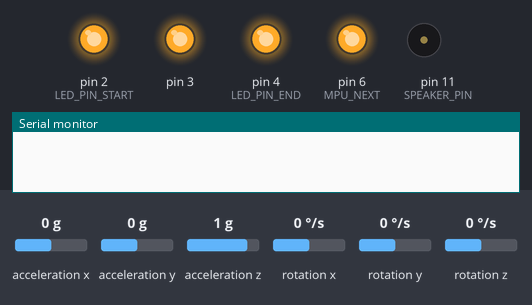
A sketch run on a simulated Arduino Uno, built with avr-gcc and run on an emulated ATmega328P. Parts: output pins drawn as LEDs (lit = HIGH), buzzer (waves = sounding), the last lines printed to the serial monitor. Wiring (inferred from the names in the program): MPU-6050 motion sensor at I2C address 0x68. The inputs (shaded band) are chosen by the test bench; at power-on: rotation y 0 °/s, rotation x 0 °/s, acceleration x 0 g, acceleration y 0 g, acceleration z 1 g, rotation z 0 °/s. Random numbers use the default seed unless the sketch sets one; the audio player accepts every command and is not drawn.

Above: at 1.7 s.
1.8 s: rotation y set to -19 °/s
3.3 s: rotation y set to -25 °/s
At 3.46 s:
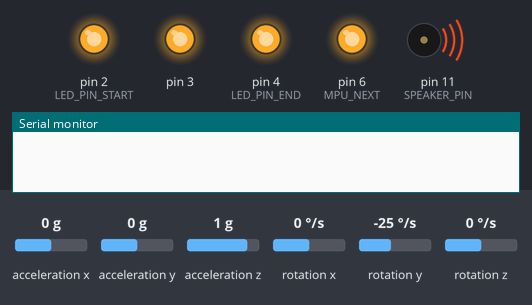
At 4.06 s:
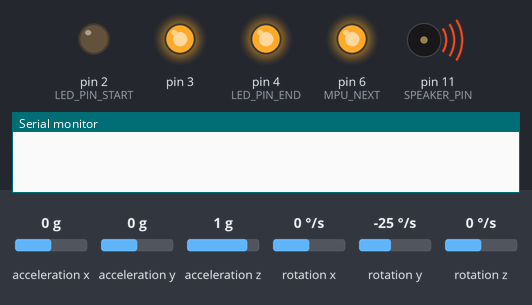
6.3 s: rotation x set to -192 °/s
9.3 s: rotation x set to 12 °/s
At 9.47 s:
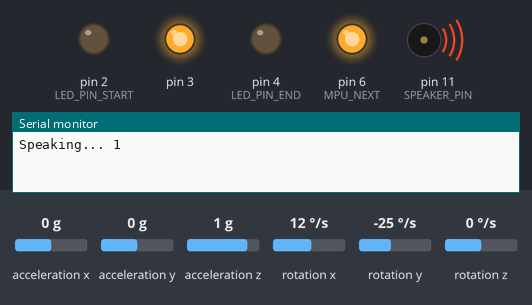
At 10.07 s:
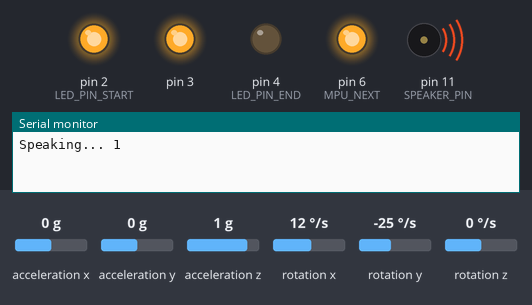
12.3 s: rotation x set to -100 °/s
15.3 s: rotation x set to 0 °/s
Timing chart, 0 to 40.4 s (numbered marks = the images above; inputs shaded):
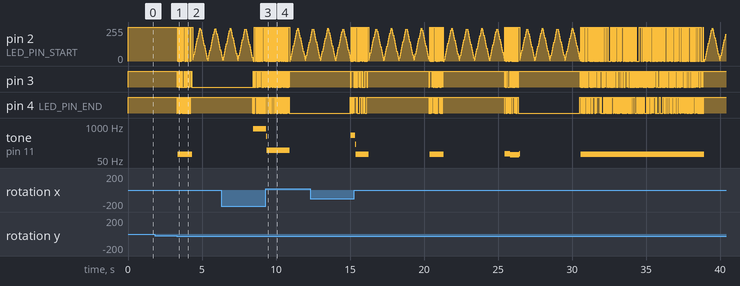

The sketch:

cadoorbot_arduino.ino
```cpp
#include <SoftwareSerial.h>
#include "DFRobotDFPlayerMini.h"

#include<Wire.h>

SoftwareSerial mySerial(9, 10); // RX, TX
DFRobotDFPlayerMini myDFPlayer;

const int MPU_addr = 0x68; // I2C address of the MPU-6050
int16_t AcX, AcY, AcZ, Tmp, GyX, GyY, GyZ;

const int8_t SPEAKER_PIN   = 11;
const int8_t LED_PIN_START = 2;
const int8_t LED_PIN_END   = 4;
const int16_t BENDER_PHRASE_MAXLEN = 5000; // ms

// next/volume down pin (IO1) on MPU.  Don't pull this pin
// to the GND for the longer than ~0.4s because it causes the MPU
// to lower the volume.
const int8_t MPU_NEXT = 6;

void configure_leds() {
  for (int pin = LED_PIN_START; pin <= LED_PIN_END; pin++) {
    pinMode(pin, OUTPUT);
    digitalWrite(pin, HIGH);
  }
}

void setup() {
  Wire.begin();
  Wire.beginTransmission(MPU_addr);
  Wire.write(0x6B); // PWR_MGMT_1 register
  Wire.write(0); // set to zero (wakes up the MPU-6050)
  Wire.endTransmission(true);
  Serial.begin(9600);
  pinMode (SPEAKER_PIN, OUTPUT);

  configure_leds();

  mySerial.begin(9600);
  if (!myDFPlayer.begin(mySerial)) {  //Use softwareSerial to communicate with mp3.
    Serial.println(F("Unable to begin:"));
    Serial.println(F("1.Please recheck the connection!"));
    Serial.println(F("2.Please insert the SD card!"));
    while (true) {
      delay(0); // Code to compatible with ESP8266 watch dog.
    }
  }
  myDFPlayer.volume(22);
  pinMode (MPU_NEXT, OUTPUT);
  digitalWrite(MPU_NEXT, HIGH);

  randomSeed(analogRead(A0));
}

long ac_x_prev = 0;
long ac_y_prev = 0;
long AC_BORDER = 3000;

void play_tone(int pin, float f, long len) {
  long p = 1000000 / f;
  long d = p / 2;
  int n = len / p;
  for (int i = 0; i < n; i++) {
    digitalWrite(pin, HIGH);
    delayMicroseconds(d);
    digitalWrite(pin, LOW);
    delayMicroseconds(d);

  }
}

void pwm(int pin, float duty, long len) {
  const int P = 1000;
  int d1 = P * duty;
  int d2 = P - d1;
  int count = len / P;
  for (int c = 0; c < count; c++) {
    digitalWrite(pin, HIGH);
    delayMicroseconds(d1);
    digitalWrite(pin, LOW);
    delayMicroseconds(d2);
  }
}

void blink_eyes_slowly() {
  for (int c = 0; c < 4; c++) {
    for (float d = 0.01; d < 1.0; d += 0.01) {
      pwm(2, d, 5000);
    }
    for (float d = 0.99; d > 0; d -= 0.01) {
      pwm(2, d, 5000);
    }
  }
}

void speak() {
  Serial.print("Speaking... ");
  int n = random(1, 7);
  Serial.println(n);
  myDFPlayer.play(n);
  blink_eyes_slowly();
}

boolean is_time_to_speak_come() {
  return (millis() % 100 == 0) && (random(0, 4) == 0);
}

boolean is_shaken() {
  return (abs(GyX) > AC_BORDER) || (abs(GyY) > AC_BORDER);
}

void generate_sounds(int16_t input_value) {
  play_tone(SPEAKER_PIN, map(abs(input_value), 0, 32768, 100, 1200), 10000);
}

void loop() {
  Wire.beginTransmission(MPU_addr);
  Wire.write(0x3B); // starting with register 0x3B (ACCEL_XOUT_H)
  Wire.endTransmission(false);
  Wire.requestFrom(MPU_addr, 14, true); // request a total of 14 registers
  AcX = Wire.read() << 8 | Wire.read(); // 0x3B (ACCEL_XOUT_H) & 0x3C (ACCEL_XOUT_L)
  AcY = Wire.read() << 8 | Wire.read(); // 0x3D (ACCEL_YOUT_H) & 0x3E (ACCEL_YOUT_L)
  AcZ = Wire.read() << 8 | Wire.read(); // 0x3F (ACCEL_ZOUT_H) & 0x40 (ACCEL_ZOUT_L)
  Tmp = Wire.read() << 8 | Wire.read(); // 0x41 (TEMP_OUT_H) & 0x42 (TEMP_OUT_L)
  GyX = Wire.read() << 8 | Wire.read(); // 0x43 (GYRO_XOUT_H) & 0x44 (GYRO_XOUT_L)
  GyY = Wire.read() << 8 | Wire.read(); // 0x45 (GYRO_YOUT_H) & 0x46 (GYRO_YOUT_L)
  GyZ = Wire.read() << 8 | Wire.read(); // 0x47 (GYRO_ZOUT_H) & 0x48 (GYRO_ZOUT_L)

  if (is_shaken()) {
    int a = random(LED_PIN_START, LED_PIN_END + 1);
    digitalWrite(a, ! digitalRead(a));
    generate_sounds(GyX);
    if (is_time_to_speak_come()) {
      speak();
    }
  }
}
```

Measured:
- the behaviour switches between -22 and -23 °/s on rotation y (found by bisection; images 0 and 1)
- after the input at 1.8 s, every drawn part: stays the same
- after the input at 3.3 s, tone on pin 11 (SPEAKER_PIN): silent → 83 Hz after 0.07 s, → silent 0.96 s later
- after the input at 9.3 s, tone on pin 11 (SPEAKER_PIN): 781 Hz → 402 Hz at once, → 116 Hz 0.04 s later, → silent 1.6 s later
